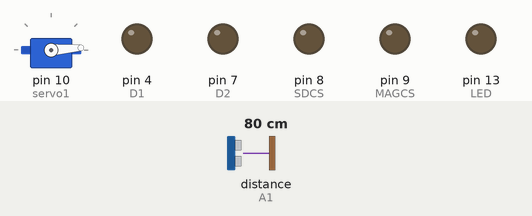
Recording of a sketch running on a simulated Arduino Uno, built with avr-gcc and run on an emulated ATmega328P. Parts: servo, output pins drawn as LEDs (lit = HIGH). The inputs (shaded band) are chosen by the test bench; at power-on: distance to the obstacle (sensor on A1) 80 cm. The echo pulse lasts 58.3 µs per cm; storage starts empty; pins used as bus, display or sensor lines are not drawn.

Above: at 1.2 s.
1.3 s: distance to the obstacle (sensor on A1) set to 2 cm
At 1.93 s:
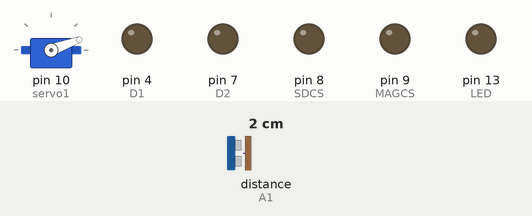
4.3 s: distance to the obstacle (sensor on A1) set to 4 cm
At 4.49 s:
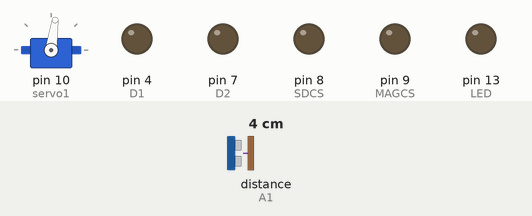
7.3 s: distance to the obstacle (sensor on A1) set to 9 cm
At 7.31 s:
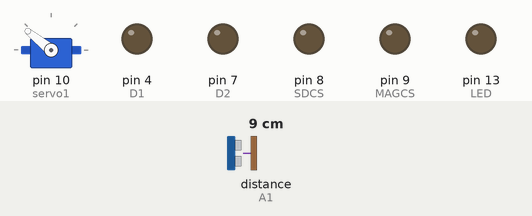
Timing chart, 0 to 16.3 s (numbered marks = the images above; inputs shaded):
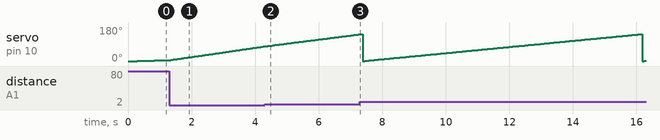

The sketch:

mapper_V1.0.ino
```cpp
#include <SD.h>
#include <SPI.h>
#include <Servo.h>

Servo servo1;//Straight is 70', 0-140 0 = right 140 = left
File rangedata;

int delayus = 0;
int range = 0;
int range_s = 0;
int count = 0;
int range_a[142];
int degree = 0;
int x = 0;
int y = 0;

void setup() {

  pinMode(0, INPUT);    //EncoderA
  pinMode(1, INPUT);    //EncoderB
  pinMode(4, OUTPUT);   //D1
  pinMode(5, OUTPUT);   //S1
  pinMode(6, OUTPUT);   //S2
  pinMode(7, OUTPUT);   //D2
  pinMode(8, OUTPUT);   //SDCS
  pinMode(9, OUTPUT);   //MAGCS
  pinMode(A0, OUTPUT);  //SOUT
  pinMode(A1, INPUT);   //SIN
  //pinMode(10, OUTPUT);  //Servo
  pinMode(13, OUTPUT);  //LED

  digitalWrite(13, LOW);

  servo1.attach(10);
  SD.begin(8);
  Serial.begin(9600);


}

void loop() {

  //Rangefinding
  degree = 0;

  while(degree < 142){
    servo1.write(degree);
    delay(10);


    while(count < 50){
      digitalWrite(A0, LOW);
      delayMicroseconds(2);
      digitalWrite(A0, HIGH);
      delayMicroseconds(10);
      digitalWrite(A0, LOW);
      delayus = pulseIn(A1, HIGH, 30000);

      range = delayus;
      range /= 59;
      range_s += range;
      count++;
    }

    range = range_s / 50;
    range_a[degree] = range;

    degree++;

    range_s = 0;
    count = 0;
    range = 0;

  }
  degree = 0;

/*
  degree = 141;
  while(degree >= 0){
    Serial.print(range_a[degree]);
    Serial.print(" ");
    degree--;
  }
  degree = 0;
  Serial.println();
*/

//SD Card
  rangedata = SD.open("rangdata.txt", FILE_WRITE);
  if(rangedata){
    degree = 0;
    while(degree < 142){
      rangedata.print(x);
      rangedata.print(":");
      rangedata.print(y);
      rangedata.print(":");
      rangedata.print(degree);
      rangedata.print(":");
      rangedata.print(range_a[degree]);
      rangedata.println(";");
      degree++;
    }
    degree = 0;
    rangedata.close();
  }
  else{
    digitalWrite(13, HIGH);
    while(1){}
  }

}
```

Measured:
- by itself, servo on pin 10 (servo1): ramps from 0° to 141° and jumps back, once every 8.8 s
